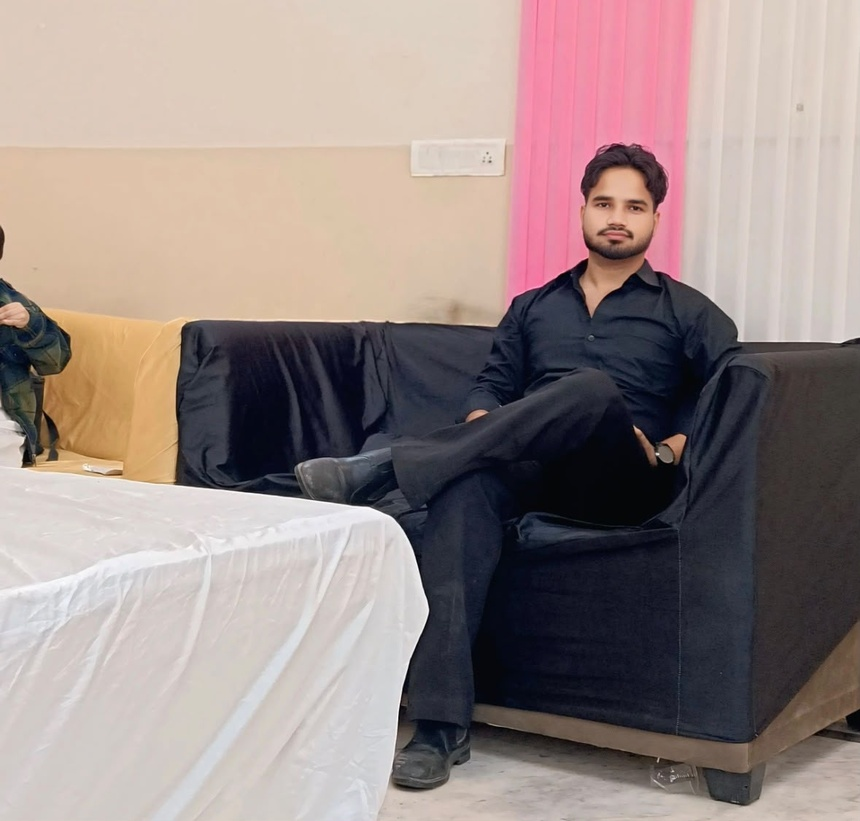
#> input picture Computer Vision Unit 2 Programming Assignment/03_Contrast_Straching/input.jpeg, 860 x 821 px, shrunk from 1179 x 1126 before the run, found by its file name
$ python program.py
#> lines starting #> are read from the running program, lines starting #| are printed output that depends on the picture
import cv2
import numpy as np
img = cv2.imread("./03_Contrast_Straching/input.jpeg", 0)
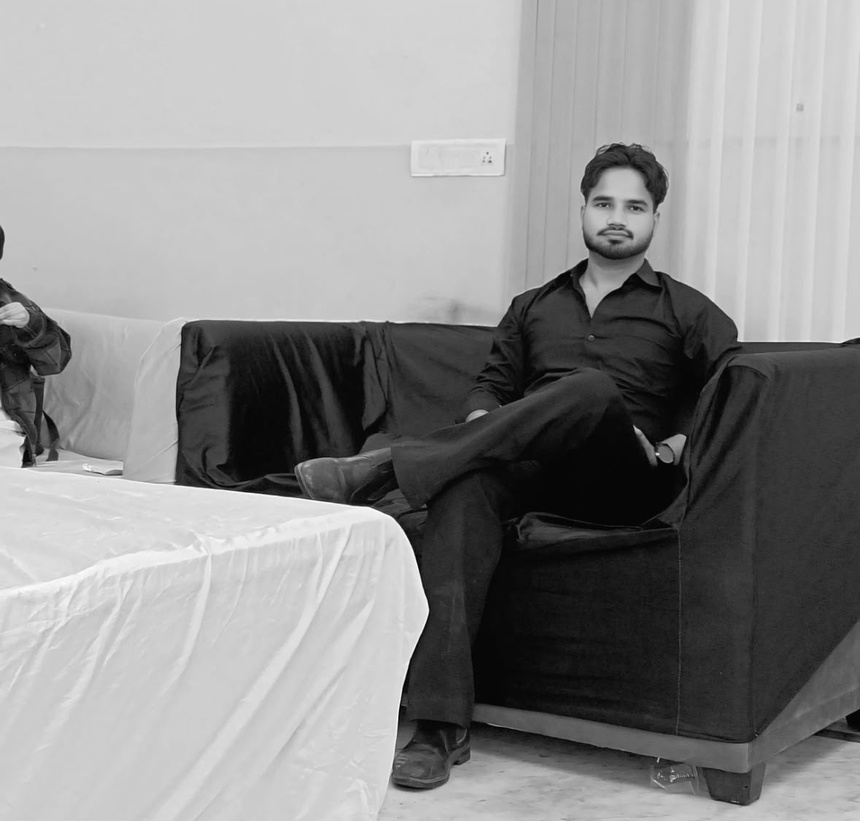
#> img: shape (821, 860); min 0, max 254, mean 141.1
min = np.min(img)
#> min = 0
max = np.max(img)
#> max = 254
stress = (img - min) * (255.0 / (max - min))
stress = stress.astype(np.uint8)

# cv2.imshow("original",img)
# cv2.imshow("stress",stress)

cv2.imwrite("output.jpeg", stress)

# cv2.waitKey(0)
# cv2.destroyAllWindows()
